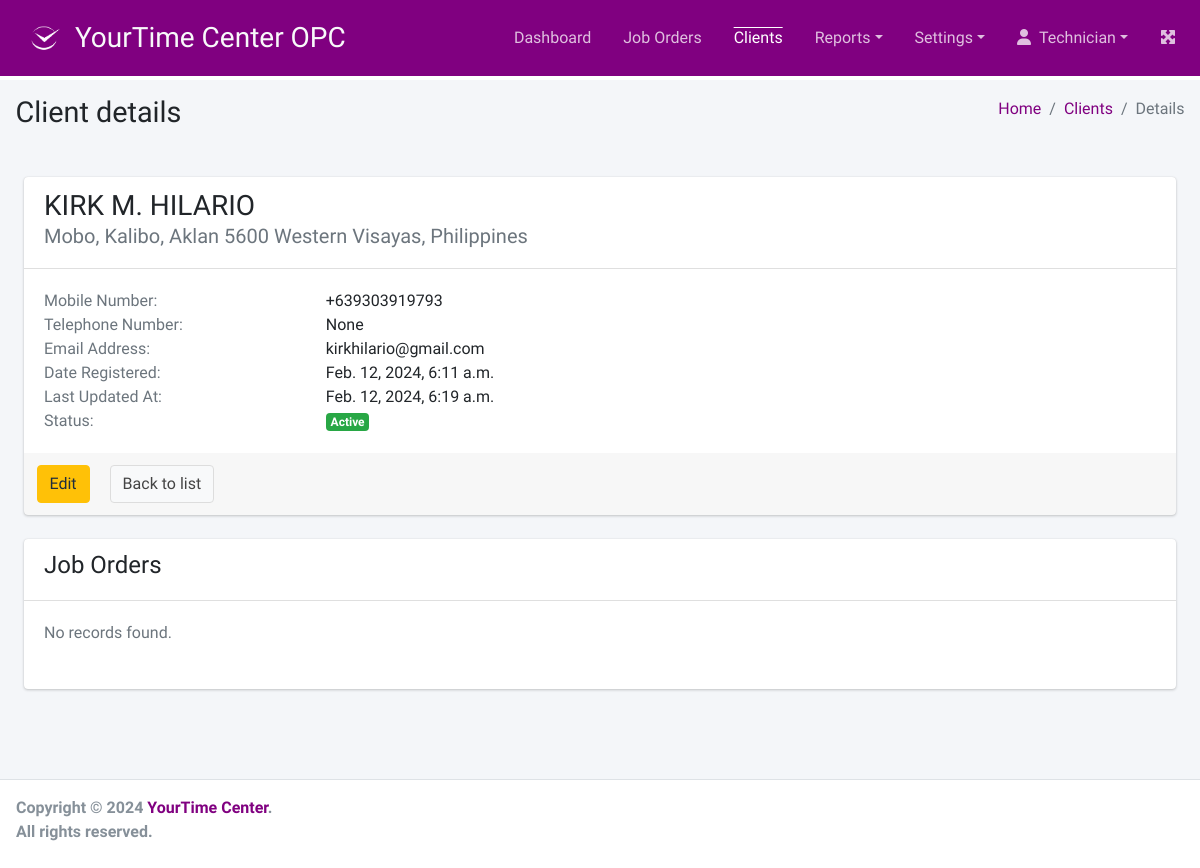
The app's page /client/1/detail (signed in) with its own data.
### client/models.py (models this page shows, shortened)
class Client(models.Model):
    name = models.CharField(
        _("Name"),
        max_length=254,
        null=False, blank=False
    )
    address = models.TextField()
    mob_num = models.CharField(
        _("Mobile Number"),
        max_length=100,
        null=False, blank=False)
    tel_num = models.CharField(
        _("Telephone Number"),
        max_length=100,
        null=True, blank=True)
    email = models.EmailField(
        _("Email Address"),
        max_length=254,
        null=True, blank=True)
    created_at = models.DateTimeField(auto_now_add=True)
    updated_at = models.DateTimeField(auto_now=True)
    is_active = models.BooleanField(default=True)

### client/views.py (the view)
@method_decorator(login_required, name='dispatch')
class ClientDetailView(DetailView):
    model = Client
    template_name = "client/client_detail.html"
    context_object_name = 'client'

### templates/client/client_detail.html (shortened to what this page needs)
{% extends '../base.html' %}
{% load static %}
{% load humanize %}
{% load form_tags %}
{% block page_title %}Client details{% endblock page_title %}
{% block breadcrumb %}
    <li class="breadcrumb-item"><a href="{% url 'dashboard' %}">Home</a></li>
    <li class="breadcrumb-item"><a href="{% url 'client_list' %}">Clients</a></li>
    <li class="breadcrumb-item active">Details</li>
{% endblock breadcrumb %}
{% block main_content %}
    <div class="card m-4">
        <div class="card-header">
            <h3>{{ client.name }}</h3>
            <h5 class="card-subtitle mb-2 text-muted">{{ client.address }}</h5>
        </div>
        <div class="card-body">
            <div class="row">
                <div class="col-lg-3 col-sm-6">
                    <p class="card-text text-muted">Mobile Number:</p>
                </div>
                <div class="col-lg-3 col-sm-6">
                    <p class="card-text">{{ client.mob_num }}</p>
                </div>
            </div>
            <div class="row">
                <div class="col-lg-3 col-sm-6">
                    <p class="card-text text-muted">Telephone Number:</p>
                </div>
                <div class="col-lg-3 col-sm-6">
                    <p class="card-text">{{ client.tel_num }}</p>
                </div>
            </div>
            <div class="row">
                <div class="col-lg-3 col-sm-6">
                    <p class="card-text text-muted">Email Address:</p>
                </div>
                <div class="col-lg-3 col-sm-6">
                    <p class="card-text">{{ client.email }}</p>
                </div>
            </div>
            <div class="row">
                <div class="col-lg-3 col-sm-6">
                    <p class="card-text text-muted">Date Registered:</p>
                </div>
                <div class="col-lg-3 col-sm-6">
                    <p class="card-text">{{ client.created_at }}</p>
                </div>
            </div>
            <div class="row">
                <div class="col-lg-3 col-sm-6">
                    <p class="card-text text-muted">Last Updated At:</p>
                </div>
                <div class="col-lg-3 col-sm-6">
                    <p class="card-text">{{ client.updated_at }}</p>
                </div>
            </div>
            <div class="row">
                <div class="col-lg-3 col-sm-6">
                    <p class="card-text text-muted">Status:</p>
                </div>
                <div class="col-lg-3 col-sm-6">
                    <p class="card-text">
                        {% if client.is_active %}
                            <span class="badge badge-success">Active</span>
                        {% else %}
                            <span class="badge badge-danger">Inactive</span>
                        {% endif %}
                    </p>
                </div>
            </div>
        </div>
        <div class="card-footer">
            <div class="row">
                <a href="{% url 'edit_client' client.pk %}" class="btn btn-warning card-link">Edit</a>
                <a href="{% url 'client_list' %}" class="btn btn-default card-link">Back to list</a>
            </div>
        </div>
    </div>
    <div class="card m-4">
        <div class="card-header">
            <h4>Job Orders</h3>
        </div>
        <div class="card-body">
            <div class="row mb-2">
                <div class="col-12">
                    <p class="card-text"><span class="text-muted">No records found.</span>
                    </p>
                </div>
            </div>
        </div>
    </div>
{% endblock main_content %}

### templates/base.html (shortened to what this page needs)
{% load static %}
<!DOCTYPE html>
<html lang="en">
<head>
  <link rel="stylesheet" href="https://cdn.jsdelivr.net/npm/bootstrap@4.6.2/dist/css/bootstrap.min.css">
  <link rel="stylesheet" href="https://code.ionicframework.com/ionicons/2.0.1/css/ionicons.min.css">
  <link rel="stylesheet" href="{% static 'dist/css/adminlte.min.css' %}">
  <link rel="stylesheet" type="text/css" href="https://cdnjs.cloudflare.com/ajax/libs/toastr.js/latest/css/toastr.min.css">
  <link rel="stylesheet" href="https://cdn.datatables.net/1.13.7/css/dataTables.bootstrap4.min.css">
  <link rel="stylesheet" href="{% static 'css/style.css' %}">
</head>
<body class="hold-transition layout-top-nav">
<div class="wrapper">
  <nav class="main-header navbar navbar-expand-lg navbar-dark fixed-top bg-theme">
    <a href="{% url 'dashboard' %}" class="brand-link">
        <img src="{% static 'img/logo.png' %}" alt="Logo" class="brand-image my-auto logo">&nbsp;
        <span class="h3 text-light">YourTime Center OPC</span>
    </a>
    <div class="collapse navbar-collapse" id="navbarSupportedContent">
      <ul class="navbar-nav ml-auto">
        {% include 'includes/topmenu.html' %}
        <li class="nav-item">
          <a class="nav-link" data-widget="fullscreen" href="#" role="button"> <i class="fas fa-expand-arrows-alt"></i> </a>
        </li>
      </ul>
    </nav>
  </div>
  <div class="content-wrapper" style="margin-top: 80px;">
    <div class="content-header">
      <div class="container-fluid">
        <div class="row mb-2">
          <div class="col-sm-6">
            <h1 class="m-0">{% block page_title %}{% endblock page_title %}</h1>
          </div>
          <div class="col-sm-6">
            <ol class="breadcrumb float-sm-right">
              {% block breadcrumb %}
              {% endblock breadcrumb %}
            </ol>
          </div>
        </div>
      </div>
    </div>
    {% block main_content %}
    {% endblock main_content %}
  </div>
  <footer class="main-footer no-print pb-2">
    <div class="float-left">
      <strong>Copyright &copy; 2024 <a href="#">YourTime Center</a>.</strong><br>
      <strong>All rights reserved.</strong>
      <br>&nbsp;
    </div>
  </footer>
</body>
</html>

### templates/includes/topmenu.html (shortened to what this page needs)
        <li class="nav-item my-auto">
            <a href="{% url 'dashboard' %}" class="nav-link" id="menu_dashboard">Dashboard</a>
        </li>
        <li class="nav-item my-auto">
            <a href="{% url 'jo_list' %}" class="nav-link" id="menu-jo">Job Orders</a>
        </li>
        <li class="nav-item my-auto">
            <a href="{% url 'client_list' %}" class="nav-link" id="menu-clients">Clients</a>
        </li>
        <li class="nav-item dropdown my-auto" id="menu-reports">
            <a id="dropdownReports" href="#" data-toggle="dropdown" aria-haspopup="true" aria-expanded="false" class="nav-link dropdown-toggle">Reports</a>
        </li>
        <li class="nav-item dropdown my-auto" id="menu-settings">
            <a id="dropdownSettings" href="#" data-toggle="dropdown" aria-haspopup="true" aria-expanded="false" class="nav-link dropdown-toggle">Settings</a>
        </li>
        <li class="nav-item dropdown my-auto" id="menu-account">
            <a id="dropdownAccount" href="#" data-toggle="dropdown" aria-haspopup="true" aria-expanded="false" class="nav-link dropdown-toggle"><i class="fa fa-user" aria-hidden="true"></i>&nbsp;&nbsp;{{ request.user.username|title }}</a>
        </li>

### static/css/style.css (style rules this page uses)
body { --primary-color: #800080; --secondary-color: #ADFF2F; }
a { color: var(--primary-color); }
.logo { border-radius: 50%; height: 64px; width: 64px; }
.navbar { border-bottom: none !important; }
.bg-theme { background-color: var(--primary-color) !important; }
.nav-link.active { color: white !important; text-decoration: overline; background-color: var(--primary-color) !important; }

### records on screen
Client: name "KIRK M. HILARIO", address "Mobo, Kalibo, Aklan 5600 Western Visayas, Philippines", mob_num "+639303919793", tel_num "None", email "kirkhilario@gmail.com", created_at "Feb. 12, 2024, 6:11 a.m.", updated_at "Feb. 12, 2024, 6:19 a.m."

### other values on screen
{{ request.user.username|title }} "Technician"
